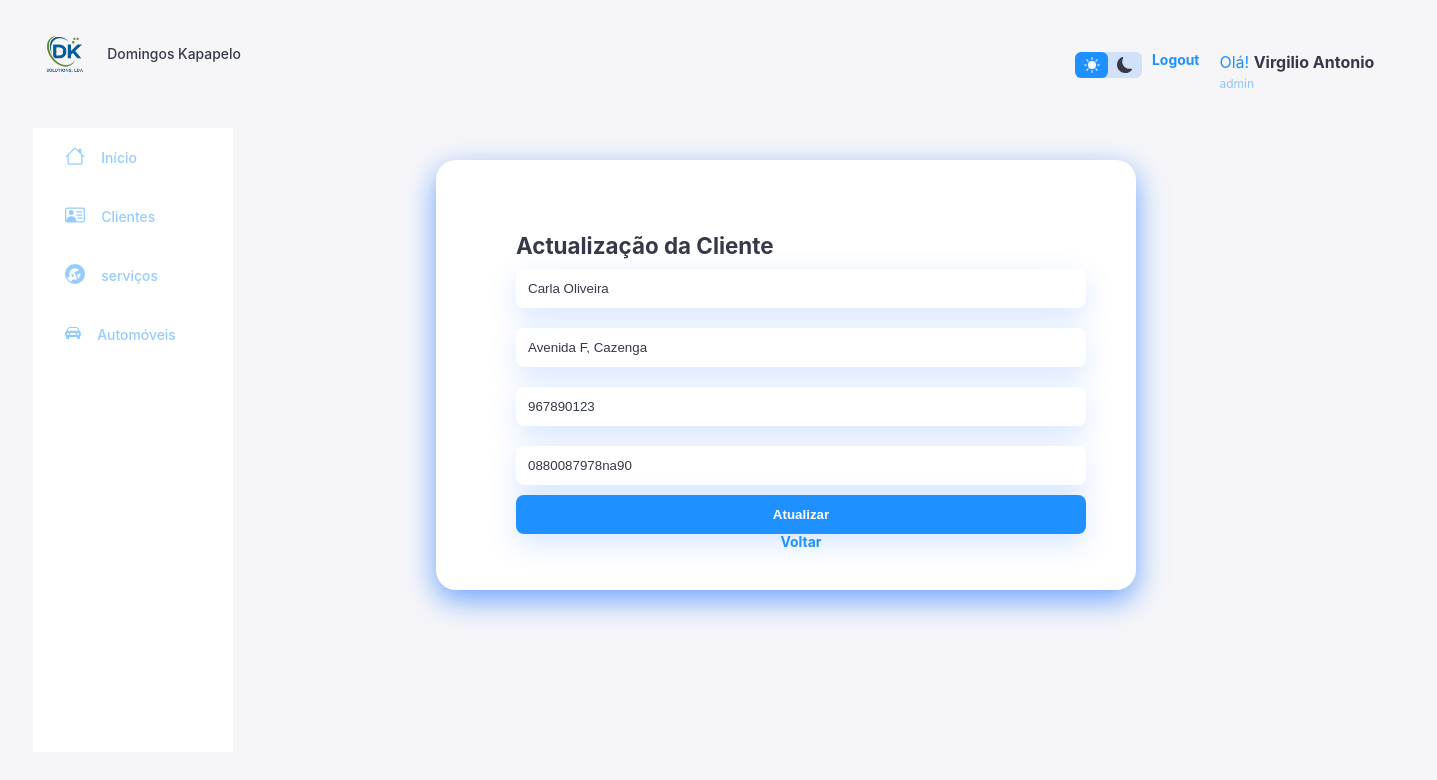
Screenshot of /Admistrador/Atualizacao_do_Cliente.php?id=6 (signed in) with the database file from the repository.
### tables this page shows
CREATE TABLE `clientes` (
  `id_cliente` int(11) NOT NULL,
  `nome` varchar(100) NOT NULL,
  `telefone` varchar(20) DEFAULT NULL,
  `numero_bi` varchar(20) NOT NULL,
  `endereco` varchar(200) DEFAULT NULL,
  `criado_em` timestamp NOT NULL DEFAULT current_timestamp(),
  `email` varchar(255) NOT NULL
);

### Admistrador/models/Atualizacao_do_cliente_models.php (called while the page is built, shortened)
<?php
require_once "./configuracao/conexao.php";
$id  = $_GET['id'];
$sql = "SELECT * FROM clientes WHERE id_cliente = ?";
$stmt = $conn->prepare($sql);
$stmt->bind_param("i", $id);
$stmt->execute();
$result   = $stmt->get_result();
$clientes = $result->fetch_assoc();
?>

### Admistrador/Atualizacao_do_Cliente.php (the view, shortened to what this page needs)
<?php
  require_once "./models/Atualizacao_do_cliente_models.php";
?>
<!DOCTYPE html>
<html lang="pt">
 <head>
    <link rel="stylesheet" href="../views/css/registar_clientes.css?v=1.0">
  </head>
   <body>
    <div class="container">
           <?php include_once('sidebar.php');?>
            <div class="containerc">
            <div class="right">
              <h2>Actualização da Cliente</h2>
                   <form method="POST">
                    <input type="text" name="nome" value="<?php echo $clientes['nome']; ?>" required>
                    <input type="text" name="endereco" value="<?php echo $clientes['endereco']; ?>" required >
                    <input type="text" name="telefone" value="<?php echo $clientes['telefone']; ?>" required maxlength="9">
                     <input type="text" name="numero_bi" value="<?php echo $clientes['numero_bi']; ?>" required maxlength="14">
                    <button type="submit" name="atualizar">Atualizar</button>
                    </form>
                        <a  class="Voltar" href="clientes.php">
                             <h3>Voltar</h3>
                        </a>
        </div>
    </div>
               <div class="right">
                <div class="top">
                    <div class="theme-toggler">
                    <span class="material-icons active">
                     </span>
                        <span class="material-icons ">
                         </span>
                    </div>
                    <div class="profile">
                        <a href="../logout.php">
                          <h3>Logout</h3>
                       </a>
                     </div>
                        <div class="info">
                            <p>Olá!
                                 <b>
                                    <?php echo htmlspecialchars($_SESSION['usuario_nome']); ?>
                                 </b>
                             </p>
                             <small class="text-muted">admin</small>
                        </div>
                     </div>
                </div>
        </div>
 </body>
</html>

### views/css/registar_clientes.css (style rules this page uses)
:root { --color-primary: #1e90ff ; --color-danger: #ff7782; --color-success: #41f1b6; --color-warning: #ffbb55; --color-white: #fff; --color-info-dark: #1e8fff77 ; --color-info-light: #dce; --color-dark: #363949; --color-light: rgba(11, 114, 248, 0.158); --color-primary-variant: #1e90ff; --color-dark-variant: #1e90ff; --color-background: #f6f6f9; --card-border-radius: 2rem; --card-border-radius-1: 0.4rem; --card-border-radius-2: 0.8rem; --card-border-radius-3: 1.2rem; --card-padding: 1.8rem; --padding-2: 1.2rem; --box-shadow: 0 2rem 3rem var(--color-light); }
* { margin: 0; padding: 0; outline: 0; appearance: none; border: 0; text-decoration: none; list-style: none; box-sizing: border-box; }
html { font-size: 16px; }
body { width: 100vw; height: 100vh; font-family: 'Inter', sans-serif; background: var(--color-background); user-select: none; overflow-x: hidden ; color: var(--color-dark); transition: opacity 1s ease; }
.container { display: grid; width: 96%; margin: 0 auto; gap: 1.8rem; grid-template-columns: 14rem auto 23rem; }
a { color: var(--color-dark); }
h2 { font-size: 1.4rem; }
h3 { font-size: 0.87rem; }
small { font-size: 0.75rem; }
.text-muted { color: var(--color-info-dark); }
p { color: var(--color-dark-variant); }
b { color: var(--color-dark); }
.right { margin-top: 1.4rem; }
.right .top { display: flex; margin-left: -100px; position: fixed; margin-top: 20px; }
.right .theme-toggler { background: var(--color-light); display: flex; justify-content: space-between; align-items: center; height: 1.6rem; width: 4.2rem; cursor: pointer; border-radius: var(--card-border-radius-1); margin-left: -30px; }
.right .theme-toggler span { font-size: 1.2rem; width: 50%; height: 100%; display: flex; align-items: center; justify-content: center; }
.right .theme-toggler span.active { background: var(--color-primary); color: white; border-radius: var(--card-border-radius-1); }
.right .top .profile a { display: flex; gap: 1rem; margin-left: 10px; }
.right .top .info { margin-left: 20px; }
.containerc { display:flex; width:700px; background:var(--color-white); border-radius:20px; overflow:hidden; box-shadow:0 10px 30px rgba(0,102,255,0.57); padding:40px; margin-left: 150px; height: 430px; margin-top: 160px; transition: all 300ms ease; }
.right { flex:1; padding:10px; margin-left:30px; }
.right h3 { text-decoration: none; color: #1e90ff; margin-bottom: 10px; }
.right a { text-align:center; text-decoration: none; cursor: pointer; }
input,select { width:100%; padding:12px; margin:10px 0; border:none; background:var(--color-white); border-radius:8px; box-shadow:0 10px 30px rgba(0,102,255,0.16); color: var(--color-dark); }
button { width:100%; padding:12px; background:#1e90ff; color:white; border:none; border-radius:8px; font-weight:bold; cursor:pointer; box-shadow:0 10px 30px rgba(0,102,255,0.16); }

### views/css/sidebar.css (style rules this page uses)
:root { --cor-branca: #202528; --cor-azul: #1e90ff; --color-primary: #1e90ff ; --color-danger: #ff7782; --color-success: #41f1b6; --color-warning: #ffbb55; --color-white: #fff; --color-info-dark: #1e8fff77 ; --color-info-light: #dce; --color-dark: #363949; --color-light: rgba(11, 114, 248, 0.158); --color-primary-variant: #1e90ff; --color-dark-variant: #1e90ff; --color-background: #f6f6f9; --bg: #0f0f0f; --surface: #fff; --surface2: #1e90ff; --accent: #1e90ff; --accent2: #1e90ff; --text: #f0ede8; --muted: #888; --bot-bubble: #1e90ff; --user-bubble: #98c2ec; --user-text: #fff; --input-back:#fff; --radius: 16px; --tempo-animacao: 0.8s; --tamanho-par: 40px; --tamanho-bola: 15px; --distancia-troca: 20px; --altura-subida: -50px; --card-border-radius: 2rem; --card-border-radius-1: 0.4rem; --card-border-radius-2: 0.8rem; --card-border-radius-3: 1.2rem; --card-padding: 1.8rem; --padding-2: 1.2rem; --box-shadow: 0 2rem 3rem var(--color-light); }
* { margin: 0; padding: 0; outline: 0; appearance: none; border: 0; text-decoration: none; list-style: none; box-sizing: border-box; }
html { font-size: 16px; }
body { width: 100vw; height: 100vh; font-family: 'Inter', sans-serif; background: var(--color-background); user-select: none; overflow-x: hidden ; color: var(--color-dark); transition: opacity 1s ease; }
.container { display: grid; width: 96%; margin: 0 auto; gap: 1.8rem; grid-template-columns: 14rem auto 23rem; }
a { color: var(--color-dark); }
h2 { font-size: 1.4rem; }
h3 { font-size: 0.87rem; }
small { font-size: 0.75rem; }
.text-muted { color: var(--color-info-dark); }
p { color: var(--color-dark-variant); }
b { color: var(--color-dark); }

### rows the page displays
clientes: nome "Carla Oliveira", endereco "Avenida F, Cazenga", telefone "967890123", numero_bi "0880087978na90"

### other values shown
$_SESSION['usuario_nome'] "Virgilio Antonio"
